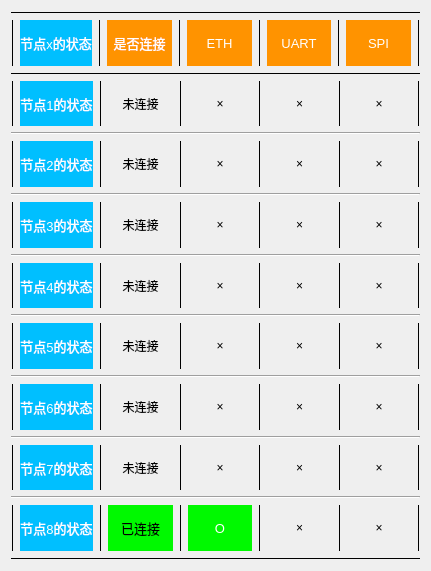
  <widget class="QWidget" name="gridLayoutWidget">
   <property name="geometry">
    <rect>
     <x>10</x>
     <y>50</y>
     <width>431</width>
     <height>571</height>
    </rect>
   </property>
   <layout class="QGridLayout" name="gridLayout">
    <item row="0" column="0">
     <widget class="Line" name="line_18">
      <property name="frameShadow">
       <enum>QFrame::Plain</enum>
      </property>
      <property name="orientation">
       <enum>Qt::Horizontal</enum>
      </property>
     </widget>
    </item>
    <item row="10" column="0">
     <widget class="Line" name="line_82">
      <property name="orientation">
       <enum>Qt::Horizontal</enum>
      </property>
     </widget>
    </item>
    <item row="11" column="0">
     <layout class="QHBoxLayout" name="horizontalLayout_11">
      <item>
       <widget class="Line" name="line_52">
        <property name="frameShadow">
         <enum>QFrame::Plain</enum>
        </property>
        <property name="orientation">
         <enum>Qt::Vertical</enum>
        </property>
       </widget>
      </item>
      <item>
       <widget class="QLabel" name="label_45">
        <property name="styleSheet">
         <string notr="true">background-color:DeepSkyBlue;
font-size:13px;
color:white;</string>
        </property>
        <property name="text">
         <string>节点5的状态</string>
        </property>
        <property name="scaledContents">
         <bool>true</bool>
        </property>
        <property name="alignment">
         <set>Qt::AlignCenter</set>
        </property>
        <property name="margin">
         <number>10</number>
        </property>
       </widget>
      </item>
      <item>
       <widget class="Line" name="line_53">
        <property name="frameShadow">
         <enum>QFrame::Plain</enum>
        </property>
        <property name="orientation">
         <enum>Qt::Vertical</enum>
        </property>
       </widget>
      </item>
      <item>
       <widget class="QLabel" name="label_46">
        <property name="text">
         <string>  未连接  </string>
        </property>
        <property name="alignment">
         <set>Qt::AlignCenter</set>
        </property>
        <property name="margin">
         <number>0</number>
        </property>
       </widget>
      </item>
      <item>
       <widget class="Line" name="line_54">
        <property name="frameShadow">
         <enum>QFrame::Plain</enum>
        </property>
        <property name="orientation">
         <enum>Qt::Vertical</enum>
        </property>
       </widget>
      </item>
      <item>
       <widget class="QLabel" name="label_47">
        <property name="text">
         <string>×</string>
        </property>
        <property name="alignment">
         <set>Qt::AlignCenter</set>
        </property>
       </widget>
      </item>
      <item>
       <widget class="Line" name="line_55">
        <property name="frameShadow">
         <enum>QFrame::Plain</enum>
        </property>
        <property name="orientation">
         <enum>Qt::Vertical</enum>
        </property>
       </widget>
      </item>
      <item>
       <widget class="QLabel" name="label_48">
        <property name="text">
         <string>×</string>
        </property>
        <property name="alignment">
         <set>Qt::AlignCenter</set>
        </property>
       </widget>
      </item>
      <item>
       <widget class="Line" name="line_56">
        <property name="frameShadow">
         <enum>QFrame::Plain</enum>
        </property>
        <property name="orientation">
         <enum>Qt::Vertical</enum>
        </property>
       </widget>
      </item>
      <item>
       <widget class="QLabel" name="label_49">
        <property name="text">
         <string>×</string>
        </property>
        <property name="alignment">
         <set>Qt::AlignCenter</set>
        </property>
       </widget>
      </item>
      <item>
       <widget class="Line" name="line_57">
        <property name="frameShadow">
         <enum>QFrame::Plain</enum>
        </property>
        <property name="orientation">
         <enum>Qt::Vertical</enum>
        </property>
       </widget>
      </item>
     </layout>
    </item>
    <item row="4" column="0">
     <widget class="Line" name="line_19">
      <property name="orientation">
       <enum>Qt::Horizontal</enum>
      </property>
     </widget>
    </item>
    <item row="3" column="0">
     <layout class="QHBoxLayout" name="horizontalLayout_6">
      <item>
       <widget class="Line" name="line_26">
        <property name="frameShadow">
         <enum>QFrame::Plain</enum>
        </property>
        <property name="orientation">
         <enum>Qt::Vertical</enum>
        </property>
       </widget>
      </item>
      <item>
       <widget class="QLabel" name="label_4">
        <property name="styleSheet">
         <string notr="true">background-color:DeepSkyBlue;
font-size:13px;
color:white;</string>
        </property>
        <property name="text">
         <string>节点1的状态</string>
        </property>
        <property name="scaledContents">
         <bool>true</bool>
        </property>
        <property name="alignment">
         <set>Qt::AlignCenter</set>
        </property>
        <property name="margin">
         <number>10</number>
        </property>
       </widget>
      </item>
      <item>
       <widget class="Line" name="line_3">
        <property name="frameShadow">
         <enum>QFrame::Plain</enum>
        </property>
        <property name="orientation">
         <enum>Qt::Vertical</enum>
        </property>
       </widget>
      </item>
      <item>
       <widget class="QLabel" name="label_22">
        <property name="text">
         <string>  未连接  </string>
        </property>
        <property name="alignment">
         <set>Qt::AlignCenter</set>
        </property>
        <property name="margin">
         <number>0</number>
        </property>
       </widget>
      </item>
      <item>
       <widget class="Line" name="line_27">
        <property name="frameShadow">
         <enum>QFrame::Plain</enum>
        </property>
        <property name="orientation">
         <enum>Qt::Vertical</enum>
        </property>
       </widget>
      </item>
      <item>
       <widget class="QLabel" name="label_23">
        <property name="text">
         <string>×</string>
        </property>
        <property name="alignment">
         <set>Qt::AlignCenter</set>
        </property>
       </widget>
      </item>
      <item>
       <widget class="Line" name="line_28">
        <property name="frameShadow">
         <enum>QFrame::Plain</enum>
        </property>
        <property name="orientation">
         <enum>Qt::Vertical</enum>
        </property>
       </widget>
      </item>
      <item>
       <widget class="QLabel" name="label_24">
        <property name="text">
         <string>×</string>
        </property>
        <property name="alignment">
         <set>Qt::AlignCenter</set>
        </property>
       </widget>
      </item>
      <item>
       <widget class="Line" name="line_29">
        <property name="frameShadow">
         <enum>QFrame::Plain</enum>
        </property>
        <property name="orientation">
         <enum>Qt::Vertical</enum>
        </property>
       </widget>
      </item>
      <item>
       <widget class="QLabel" name="label_25">
        <property name="text">
         <string>×</string>
        </property>
        <property name="alignment">
         <set>Qt::AlignCenter</set>
        </property>
       </widget>
      </item>
      <item>
       <widget class="Line" name="line_30">
        <property name="frameShadow">
         <enum>QFrame::Plain</enum>
        </property>
        <property name="orientation">
         <enum>Qt::Vertical</enum>
        </property>
       </widget>
      </item>
     </layout>
    </item>
    <item row="12" column="0">
     <widget class="Line" name="line_83">
      <property name="orientation">
       <enum>Qt::Horizontal</enum>
      </property>
     </widget>
    </item>
    <item row="5" column="0">
     <layout class="QHBoxLayout" name="horizontalLayout_7">
      <item>
       <widget class="Line" name="line_31">
        <property name="frameShadow">
         <enum>QFrame::Plain</enum>
        </property>
        <property name="orientation">
         <enum>Qt::Vertical</enum>
        </property>
       </widget>
      </item>
      <item>
       <widget class="QLabel" name="label_5">
        <property name="styleSheet">
         <string notr="true">background-color:DeepSkyBlue;
font-size:13px;
color:white;</string>
        </property>
        <property name="text">
         <string>节点2的状态</string>
        </property>
        <property name="scaledContents">
         <bool>true</bool>
        </property>
        <property name="alignment">
         <set>Qt::AlignCenter</set>
        </property>
        <property name="margin">
         <number>10</number>
        </property>
       </widget>
      </item>
      <item>
       <widget class="Line" name="line_4">
        <property name="frameShadow">
         <enum>QFrame::Plain</enum>
        </property>
        <property name="orientation">
         <enum>Qt::Vertical</enum>
        </property>
       </widget>
      </item>
      <item>
       <widget class="QLabel" name="label_26">
        <property name="text">
         <string>  未连接  </string>
        </property>
        <property name="alignment">
         <set>Qt::AlignCenter</set>
        </property>
        <property name="margin">
         <number>0</number>
        </property>
       </widget>
      </item>
      <item>
       <widget class="Line" name="line_32">
        <property name="frameShadow">
         <enum>QFrame::Plain</enum>
        </property>
        <property name="orientation">
         <enum>Qt::Vertical</enum>
        </property>
       </widget>
      </item>
      <item>
       <widget class="QLabel" name="label_27">
        <property name="text">
         <string>×</string>
        </property>
        <property name="alignment">
         <set>Qt::AlignCenter</set>
        </property>
       </widget>
      </item>
      <item>
       <widget class="Line" name="line_33">
        <property name="frameShadow">
         <enum>QFrame::Plain</enum>
        </property>
        <property name="orientation">
         <enum>Qt::Vertical</enum>
        </property>
       </widget>
      </item>
      <item>
       <widget class="QLabel" name="label_28">
        <property name="text">
         <string>×</string>
        </property>
        <property name="alignment">
         <set>Qt::AlignCenter</set>
        </property>
       </widget>
      </item>
      <item>
       <widget class="Line" name="line_34">
        <property name="frameShadow">
         <enum>QFrame::Plain</enum>
        </property>
        <property name="orientation">
         <enum>Qt::Vertical</enum>
        </property>
       </widget>
      </item>
      <item>
       <widget class="QLabel" name="label_29">
        <property name="text">
         <string>×</string>
        </property>
        <property name="alignment">
         <set>Qt::AlignCenter</set>
        </property>
       </widget>
      </item>
      <item>
       <widget class="Line" name="line_35">
        <property name="frameShadow">
         <enum>QFrame::Plain</enum>
        </property>
        <property name="orientation">
         <enum>Qt::Vertical</enum>
        </property>
       </widget>
      </item>
     </layout>
    </item>
    <item row="9" column="0">
     <layout class="QHBoxLayout" name="horizontalLayout_9">
      <item>
       <widget class="Line" name="line_41">
        <property name="frameShadow">
         <enum>QFrame::Plain</enum>
        </property>
        <property name="orientation">
         <enum>Qt::Vertical</enum>
        </property>
       </widget>
      </item>
      <item>
       <widget class="QLabel" name="label_35">
        <property name="styleSheet">
         <string notr="true">background-color:DeepSkyBlue;
font-size:13px;
color:white;</string>
        </property>
        <property name="text">
         <string>节点4的状态</string>
        </property>
        <property name="scaledContents">
         <bool>true</bool>
        </property>
        <property name="alignment">
         <set>Qt::AlignCenter</set>
        </property>
        <property name="margin">
         <number>10</number>
        </property>
       </widget>
      </item>
      <item>
       <widget class="Line" name="line_16">
        <property name="frameShadow">
         <enum>QFrame::Plain</enum>
        </property>
        <property name="orientation">
         <enum>Qt::Vertical</enum>
        </property>
       </widget>
      </item>
      <item>
       <widget class="QLabel" name="label_36">
        <property name="text">
         <string>  未连接  </string>
        </property>
        <property name="alignment">
         <set>Qt::AlignCenter</set>
        </property>
        <property name="margin">
         <number>0</number>
        </property>
       </widget>
      </item>
      <item>
       <widget class="Line" name="line_42">
        <property name="frameShadow">
         <enum>QFrame::Plain</enum>
        </property>
        <property name="orientation">
         <enum>Qt::Vertical</enum>
        </property>
       </widget>
      </item>
      <item>
       <widget class="QLabel" name="label_37">
        <property name="text">
         <string>×</string>
        </property>
        <property name="alignment">
         <set>Qt::AlignCenter</set>
        </property>
       </widget>
      </item>
      <item>
       <widget class="Line" name="line_43">
        <property name="frameShadow">
         <enum>QFrame::Plain</enum>
        </property>
        <property name="orientation">
         <enum>Qt::Vertical</enum>
        </property>
       </widget>
      </item>
      <item>
       <widget class="QLabel" name="label_38">
        <property name="text">
         <string>×</string>
        </property>
        <property name="alignment">
         <set>Qt::AlignCenter</set>
        </property>
       </widget>
      </item>
      <item>
       <widget class="Line" name="line_44">
        <property name="frameShadow">
         <enum>QFrame::Plain</enum>
        </property>
        <property name="orientation">
         <enum>Qt::Vertical</enum>
        </property>
       </widget>
      </item>
      <item>
       <widget class="QLabel" name="label_39">
        <property name="text">
         <string>×</string>
        </property>
        <property name="alignment">
         <set>Qt::AlignCenter</set>
        </property>
       </widget>
      </item>
      <item>
       <widget class="Line" name="line_45">
        <property name="frameShadow">
         <enum>QFrame::Plain</enum>
        </property>
        <property name="orientation">
         <enum>Qt::Vertical</enum>
        </property>
       </widget>
      </item>
     </layout>
    </item>
    <item row="8" column="0">
     <widget class="Line" name="line_81">
      <property name="orientation">
       <enum>Qt::Horizontal</enum>
      </property>
     </widget>
    </item>
    <item row="6" column="0">
     <widget class="Line" name="line_20">
      <property name="orientation">
       <enum>Qt::Horizontal</enum>
      </property>
     </widget>
    </item>
    <item row="15" column="0">
     <layout class="QHBoxLayout" name="horizontalLayout_13">
      <item>
       <widget class="Line" name="line_63">
        <property name="frameShadow">
         <enum>QFrame::Plain</enum>
        </property>
        <property name="orientation">
         <enum>Qt::Vertical</enum>
        </property>
       </widget>
      </item>
      <item>
       <widget class="QLabel" name="label_54">
        <property name="styleSheet">
         <string notr="true">background-color:DeepSkyBlue;
font-size:13px;
color:white;</string>
        </property>
        <property name="text">
         <string>节点7的状态</string>
        </property>
        <property name="scaledContents">
         <bool>true</bool>
        </property>
        <property name="alignment">
         <set>Qt::AlignCenter</set>
        </property>
        <property name="margin">
         <number>10</number>
        </property>
       </widget>
      </item>
      <item>
       <widget class="Line" name="line_64">
        <property name="frameShadow">
         <enum>QFrame::Plain</enum>
        </property>
        <property name="orientation">
         <enum>Qt::Vertical</enum>
        </property>
       </widget>
      </item>
      <item>
       <widget class="QLabel" name="label_55">
        <property name="text">
         <string>  未连接  </string>
        </property>
        <property name="alignment">
         <set>Qt::AlignCenter</set>
        </property>
        <property name="margin">
         <number>0</number>
        </property>
       </widget>
      </item>
      <item>
       <widget class="Line" name="line_65">
        <property name="frameShadow">
         <enum>QFrame::Plain</enum>
        </property>
        <property name="orientation">
         <enum>Qt::Vertical</enum>
        </property>
       </widget>
      </item>
      <item>
       <widget class="QLabel" name="label_56">
        <property name="text">
         <string>×</string>
        </property>
        <property name="alignment">
         <set>Qt::AlignCenter</set>
        </property>
       </widget>
      </item>
      <item>
       <widget class="Line" name="line_66">
        <property name="frameShadow">
         <enum>QFrame::Plain</enum>
        </property>
        <property name="orientation">
         <enum>Qt::Vertical</enum>
        </property>
       </widget>
      </item>
      <item>
       <widget class="QLabel" name="label_57">
        <property name="text">
         <string>×</string>
        </property>
        <property name="alignment">
         <set>Qt::AlignCenter</set>
        </property>
       </widget>
      </item>
      <item>
       <widget class="Line" name="line_67">
        <property name="frameShadow">
         <enum>QFrame::Plain</enum>
        </property>
        <property name="orientation">
         <enum>Qt::Vertical</enum>
        </property>
       </widget>
      </item>
      <item>
       <widget class="QLabel" name="label_58">
        <property name="text">
         <string>×</string>
        </property>
        <property name="alignment">
         <set>Qt::AlignCenter</set>
        </property>
       </widget>
      </item>
      <item>
       <widget class="Line" name="line_68">
        <property name="frameShadow">
         <enum>QFrame::Plain</enum>
        </property>
        <property name="orientation">
         <enum>Qt::Vertical</enum>
        </property>
       </widget>
      </item>
     </layout>
    </item>
    <item row="13" column="0">
     <layout class="QHBoxLayout" name="horizontalLayout_10">
      <item>
       <widget class="Line" name="line_46">
        <property name="frameShadow">
         <enum>QFrame::Plain</enum>
        </property>
        <property name="orientation">
         <enum>Qt::Vertical</enum>
        </property>
       </widget>
      </item>
      <item>
       <widget class="QLabel" name="label_40">
        <property name="styleSheet">
         <string notr="true">background-color:DeepSkyBlue;
font-size:13px;
color:white;</string>
        </property>
        <property name="text">
         <string>节点6的状态</string>
        </property>
        <property name="scaledContents">
         <bool>true</bool>
        </property>
        <property name="alignment">
         <set>Qt::AlignCenter</set>
        </property>
        <property name="margin">
         <number>10</number>
        </property>
       </widget>
      </item>
      <item>
       <widget class="Line" name="line_47">
        <property name="frameShadow">
         <enum>QFrame::Plain</enum>
        </property>
        <property name="orientation">
         <enum>Qt::Vertical</enum>
        </property>
       </widget>
      </item>
      <item>
       <widget class="QLabel" name="label_41">
        <property name="text">
         <string>  未连接  </string>
        </property>
        <property name="alignment">
         <set>Qt::AlignCenter</set>
        </property>
        <property name="margin">
         <number>0</number>
        </property>
       </widget>
      </item>
      <item>
       <widget class="Line" name="line_48">
        <property name="frameShadow">
         <enum>QFrame::Plain</enum>
        </property>
        <property name="orientation">
         <enum>Qt::Vertical</enum>
        </property>
       </widget>
      </item>
      <item>
       <widget class="QLabel" name="label_42">
        <property name="text">
         <string>×</string>
        </property>
        <property name="alignment">
         <set>Qt::AlignCenter</set>
        </property>
       </widget>
      </item>
      <item>
       <widget class="Line" name="line_49">
        <property name="frameShadow">
         <enum>QFrame::Plain</enum>
        </property>
        <property name="orientation">
         <enum>Qt::Vertical</enum>
        </property>
       </widget>
      </item>
      <item>
       <widget class="QLabel" name="label_43">
        <property name="text">
         <string>×</string>
        </property>
        <property name="alignment">
         <set>Qt::AlignCenter</set>
        </property>
       </widget>
      </item>
      <item>
       <widget class="Line" name="line_50">
        <property name="frameShadow">
         <enum>QFrame::Plain</enum>
        </property>
        <property name="orientation">
         <enum>Qt::Vertical</enum>
        </property>
       </widget>
      </item>
      <item>
       <widget class="QLabel" name="label_44">
        <property name="text">
         <string>×</string>
        </property>
        <property name="alignment">
         <set>Qt::AlignCenter</set>
        </property>
       </widget>
      </item>
      <item>
       <widget class="Line" name="line_51">
        <property name="frameShadow">
         <enum>QFrame::Plain</enum>
        </property>
        <property name="orientation">
         <enum>Qt::Vertical</enum>
        </property>
       </widget>
      </item>
     </layout>
    </item>
    <item row="1" column="0">
     <layout class="QHBoxLayout" name="horizontalLayout_12">
      <item>
       <widget class="Line" name="line_58">
        <property name="frameShadow">
         <enum>QFrame::Plain</enum>
        </property>
        <property name="orientation">
         <enum>Qt::Vertical</enum>
        </property>
       </widget>
      </item>
      <item>
       <widget class="QLabel" name="label_14">
        <property name="styleSheet">
         <string notr="true">background-color:DeepSkyBlue;
font-size:13px;
color:white;</string>
        </property>
        <property name="text">
         <string>节点x的状态</string>
        </property>
        <property name="scaledContents">
         <bool>true</bool>
        </property>
        <property name="alignment">
         <set>Qt::AlignCenter</set>
        </property>
        <property name="margin">
         <number>10</number>
        </property>
       </widget>
      </item>
      <item>
       <widget class="Line" name="line_17">
        <property name="frameShadow">
         <enum>QFrame::Plain</enum>
        </property>
        <property name="orientation">
         <enum>Qt::Vertical</enum>
        </property>
       </widget>
      </item>
      <item>
       <widget class="QLabel" name="label_50">
        <property name="styleSheet">
         <string notr="true">background-color: rgb(255, 147, 0);
font-size:13px;
color:white;</string>
        </property>
        <property name="text">
         <string>是否连接</string>
        </property>
        <property name="alignment">
         <set>Qt::AlignCenter</set>
        </property>
        <property name="margin">
         <number>0</number>
        </property>
       </widget>
      </item>
      <item>
       <widget class="Line" name="line_59">
        <property name="frameShadow">
         <enum>QFrame::Plain</enum>
        </property>
        <property name="orientation">
         <enum>Qt::Vertical</enum>
        </property>
       </widget>
      </item>
      <item>
       <widget class="QLabel" name="label_51">
        <property name="styleSheet">
         <string notr="true">background-color: rgb(255, 147, 0);
font-size:13px;
color:white;</string>
        </property>
        <property name="text">
         <string>ETH</string>
        </property>
        <property name="alignment">
         <set>Qt::AlignCenter</set>
        </property>
       </widget>
      </item>
      <item>
       <widget class="Line" name="line_60">
        <property name="frameShadow">
         <enum>QFrame::Plain</enum>
        </property>
        <property name="orientation">
         <enum>Qt::Vertical</enum>
        </property>
       </widget>
      </item>
      <item>
       <widget class="QLabel" name="label_52">
        <property name="styleSheet">
         <string notr="true">background-color: rgb(255, 147, 0);
font-size:13px;
color:white;</string>
        </property>
        <property name="text">
         <string>UART</string>
        </property>
        <property name="alignment">
         <set>Qt::AlignCenter</set>
        </property>
       </widget>
      </item>
      <item>
       <widget class="Line" name="line_61">
        <property name="frameShadow">
         <enum>QFrame::Plain</enum>
        </property>
        <property name="orientation">
         <enum>Qt::Vertical</enum>
        </property>
       </widget>
      </item>
      <item>
       <widget class="QLabel" name="label_53">
        <property name="styleSheet">
         <string notr="true">background-color: rgb(255, 147, 0);
font-size:13px;
color:white;</string>
        </property>
        <property name="text">
         <string>SPI</string>
        </property>
        <property name="alignment">
         <set>Qt::AlignCenter</set>
        </property>
       </widget>
      </item>
      <item>
       <widget class="Line" name="line_62">
        <property name="frameShadow">
         <enum>QFrame::Plain</enum>
        </property>
        <property name="orientation">
         <enum>Qt::Vertical</enum>
        </property>
       </widget>
      </item>
     </layout>
    </item>
    <item row="2" column="0">
     <widget class="Line" name="line">
      <property name="frameShadow">
       <enum>QFrame::Plain</enum>
      </property>
      <property name="orientation">
       <enum>Qt::Horizontal</enum>
      </property>
     </widget>
    </item>
    <item row="7" column="0">
     <layout class="QHBoxLayout" name="horizontalLayout_8">
      <item>
       <widget class="Line" name="line_36">
        <property name="frameShadow">
         <enum>QFrame::Plain</enum>
        </property>
        <property name="orientation">
         <enum>Qt::Vertical</enum>
        </property>
       </widget>
      </item>
      <item>
       <widget class="QLabel" name="label_30">
        <property name="styleSheet">
         <string notr="true">background-color:DeepSkyBlue;
font-size:13px;
color:white;</string>
        </property>
        <property name="text">
         <string>节点3的状态</string>
        </property>
        <property name="scaledContents">
         <bool>true</bool>
        </property>
        <property name="alignment">
         <set>Qt::AlignCenter</set>
        </property>
        <property name="margin">
         <number>10</number>
        </property>
       </widget>
      </item>
      <item>
       <widget class="Line" name="line_5">
        <property name="frameShadow">
         <enum>QFrame::Plain</enum>
        </property>
        <property name="orientation">
         <enum>Qt::Vertical</enum>
        </property>
       </widget>
      </item>
      <item>
       <widget class="QLabel" name="label_31">
        <property name="text">
         <string>  未连接  </string>
        </property>
        <property name="alignment">
         <set>Qt::AlignCenter</set>
        </property>
        <property name="margin">
         <number>0</number>
        </property>
       </widget>
      </item>
      <item>
       <widget class="Line" name="line_37">
        <property name="frameShadow">
         <enum>QFrame::Plain</enum>
        </property>
        <property name="orientation">
         <enum>Qt::Vertical</enum>
        </property>
       </widget>
      </item>
      <item>
       <widget class="QLabel" name="label_32">
        <property name="text">
         <string>×</string>
        </property>
        <property name="alignment">
         <set>Qt::AlignCenter</set>
        </property>
       </widget>
      </item>
      <item>
       <widget class="Line" name="line_38">
        <property name="frameShadow">
         <enum>QFrame::Plain</enum>
        </property>
        <property name="orientation">
         <enum>Qt::Vertical</enum>
        </property>
       </widget>
      </item>
      <item>
       <widget class="QLabel" name="label_33">
        <property name="text">
         <string>×</string>
        </property>
        <property name="alignment">
         <set>Qt::AlignCenter</set>
        </property>
       </widget>
      </item>
      <item>
       <widget class="Line" name="line_39">
        <property name="frameShadow">
         <enum>QFrame::Plain</enum>
        </property>
        <property name="orientation">
         <enum>Qt::Vertical</enum>
        </property>
       </widget>
      </item>
      <item>
       <widget class="QLabel" name="label_34">
        <property name="text">
         <string>×</string>
        </property>
        <property name="alignment">
         <set>Qt::AlignCenter</set>
        </property>
       </widget>
      </item>
      <item>
       <widget class="Line" name="line_40">
        <property name="frameShadow">
         <enum>QFrame::Plain</enum>
        </property>
        <property name="orientation">
         <enum>Qt::Vertical</enum>
        </property>
       </widget>
      </item>
     </layout>
    </item>
    <item row="16" column="0">
     <widget class="Line" name="line_85">
      <property name="orientation">
       <enum>Qt::Horizontal</enum>
      </property>
     </widget>
    </item>
    <item row="17" column="0">
     <layout class="QHBoxLayout" name="horizontalLayout_14">
      <item>
       <widget class="Line" name="line_69">
        <property name="frameShadow">
         <enum>QFrame::Plain</enum>
        </property>
        <property name="orientation">
         <enum>Qt::Vertical</enum>
        </property>
       </widget>
      </item>
      <item>
       <widget class="QLabel" name="label_59">
        <property name="styleSheet">
         <string notr="true">background-color:DeepSkyBlue;
font-size:13px;
color:white;</string>
        </property>
        <property name="text">
         <string>节点8的状态</string>
        </property>
        <property name="scaledContents">
         <bool>true</bool>
        </property>
        <property name="alignment">
         <set>Qt::AlignCenter</set>
        </property>
        <property name="margin">
         <number>10</number>
        </property>
       </widget>
      </item>
      <item>
       <widget class="Line" name="line_70">
        <property name="frameShadow">
         <enum>QFrame::Plain</enum>
        </property>
        <property name="orientation">
         <enum>Qt::Vertical</enum>
        </property>
       </widget>
      </item>
      <item>
       <widget class="QLabel" name="label_60">
        <property name="styleSheet">
         <string notr="true">background-color: rgb(0, 249, 0);
font-size:13px;
color:black;</string>
        </property>
        <property name="text">
         <string>已连接</string>
        </property>
        <property name="alignment">
         <set>Qt::AlignCenter</set>
        </property>
        <property name="margin">
         <number>0</number>
        </property>
       </widget>
      </item>
      <item>
       <widget class="Line" name="line_71">
        <property name="frameShadow">
         <enum>QFrame::Plain</enum>
        </property>
        <property name="orientation">
         <enum>Qt::Vertical</enum>
        </property>
       </widget>
      </item>
      <item>
       <widget class="QLabel" name="label_61">
        <property name="styleSheet">
         <string notr="true">background-color: rgb(0, 249, 0);
font-size:13px;
color:white;</string>
        </property>
        <property name="text">
         <string>O</string>
        </property>
        <property name="alignment">
         <set>Qt::AlignCenter</set>
        </property>
       </widget>
      </item>
      <item>
       <widget class="Line" name="line_72">
        <property name="frameShadow">
         <enum>QFrame::Plain</enum>
        </property>
        <property name="orientation">
         <enum>Qt::Vertical</enum>
        </property>
       </widget>
      </item>
      <item>
       <widget class="QLabel" name="label_62">
        <property name="text">
         <string>×</string>
        </property>
        <property name="alignment">
         <set>Qt::AlignCenter</set>
        </property>
       </widget>
      </item>
      <item>
       <widget class="Line" name="line_73">
        <property name="frameShadow">
         <enum>QFrame::Plain</enum>
        </property>
        <property name="orientation">
         <enum>Qt::Vertical</enum>
        </property>
       </widget>
      </item>
      <item>
       <widget class="QLabel" name="label_63">
        <property name="text">
         <string>×</string>
        </property>
        <property name="alignment">
         <set>Qt::AlignCenter</set>
        </property>
       </widget>
      </item>
      <item>
       <widget class="Line" name="line_74">
        <property name="frameShadow">
         <enum>QFrame::Plain</enum>
        </property>
        <property name="orientation">
         <enum>Qt::Vertical</enum>
        </property>
       </widget>
      </item>
     </layout>
    </item>
    <item row="14" column="0">
     <widget class="Line" name="line_84">
      <property name="orientation">
       <enum>Qt::Horizontal</enum>
      </property>
     </widget>
    </item>
    <item row="18" column="0">
     <widget class="Line" name="line_75">
      <property name="frameShadow">
       <enum>QFrame::Plain</enum>
      </property>
      <property name="orientation">
       <enum>Qt::Horizontal</enum>
      </property>
     </widget>
    </item>
   </layout>
  </widget>
